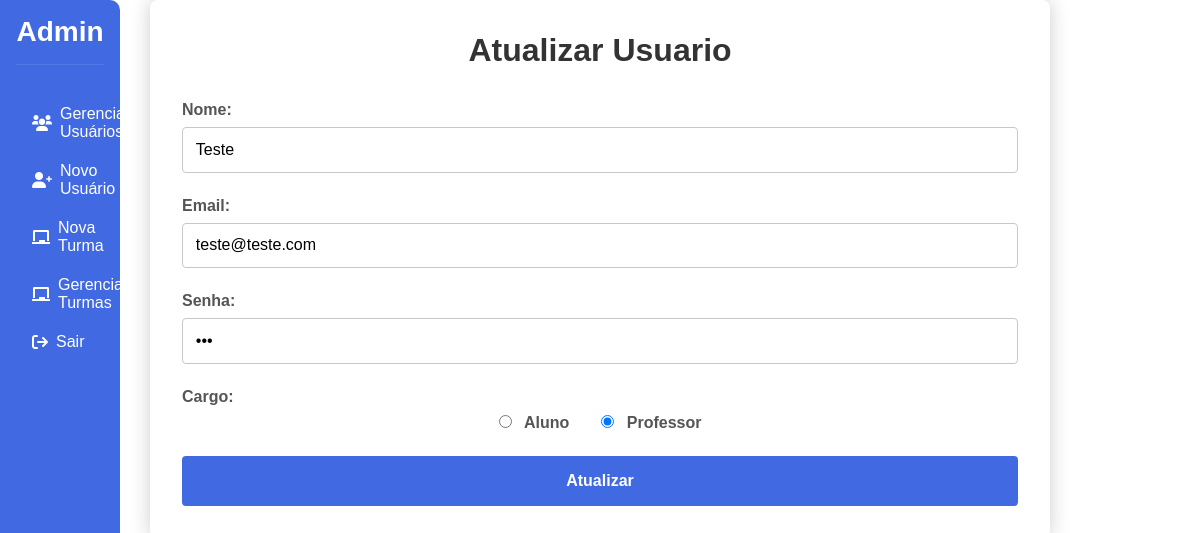
The app's page /admin/CRUD_usuarios/atualizar_usuario/teste@teste.com with its own data.
### app.py (models this page shows, shortened)
class User(db.Model):
    email = db.Column(db.String(150), unique=True, nullable=False, primary_key=True)
    nome = db.Column(db.String(150), nullable=False)
    cargo = db.Column(db.String(50), nullable=False)
    senha = db.Column(db.String(150), nullable=False)

### app.py (the view)
@app.route('/admin/CRUD_usuarios/atualizar_usuario/<email>', methods=['GET', 'POST'])
def atualizar_usuario(email):
    user = User.query.get_or_404(email)
    if request.method == 'POST':
        user.nome = request.form['nome']
        user.senha = request.form['senha']
        user.cargo = request.form['cargo']
        db.session.commit()
        return redirect(url_for('gerenciar_usuarios'))
    return render_template('admin/CRUD_usuarios/atualizar_usuario.html', user=user)

### templates/admin/CRUD_usuarios/atualizar_usuario.html (shortened to what this page needs)
<!DOCTYPE html>
<html lang="en">
<head>
    <link rel="stylesheet" href="{{ url_for('static', filename='css/CRUD_usuarios/atualizar_usuario.css') }}">
    <link rel="stylesheet" href="https://cdnjs.cloudflare.com/ajax/libs/font-awesome/6.0.0-beta3/css/all.min.css">
</head>
<body>
    <div class="navbar">
        <h2>Admin</h2>
        <ul>
            <li><a href="{{ url_for('gerenciar_usuarios') }}"><i class="fas fa-users"></i> Gerenciar Usuários</a></li>
            <li><a href="{{ url_for('criar_usuario') }}"><i class="fas fa-user-plus"></i> Novo Usuário</a></li>
            <li><a href="{{ url_for('criar_turma') }}"><i class="fas fa-chalkboard"></i> Nova Turma</a></li>
            <li><a href="{{ url_for('gerenciar_turmas') }}"><i class="fas fa-chalkboard"></i> Gerenciar Turmas</a></li>
            <li><a href="{{ url_for('logout') }}"><i class="fa-solid fa-arrow-right-from-bracket"></i> Sair</a></li>
        </ul>
    </div>
    <div class="container">
        <h1>Atualizar Usuario</h1>
        <form action="{{ url_for('atualizar_usuario', email=user.email) }}" method="POST">
            <div class="form-group">
                <label for="nome">Nome:</label>
                <input type="text" id="nome" name="nome" value="{{ user.nome }}" required>
            </div>
            <div class="form-group">
                <label for="email">Email:</label>
                <input type="email" id="email" name="email" value="{{ user.email }}" required readonly>
            </div>
            <div class="form-group">
                <label for="senha">Senha:</label>
                <input type="password" id="senha" name="senha" value="{{ user.senha }}" required>
            </div>
            <div class="form-group">
                <label>Cargo:</label>
                <div class="radio-group">
                    <div class="radio-option">
                        <input type="radio" id="Aluno" name="cargo" value="Aluno" {% if user.cargo == 'Aluno' %}checked{% endif %} required>
                        <label for="Aluno">Aluno</label>
                    </div>
                    <div class="radio-option">
                        <input type="radio" id="Professor" name="cargo" value="Professor" {% if user.cargo == 'Professor' %}checked{% endif %} required>
                        <label for="Professor">Professor</label>
                    </div>
                </div>
            </div>
            <button type="submit">Atualizar</button>
        </form>
    </div>
</body>
</html>

### static/css/CRUD_usuarios/atualizar_usuario.css (style rules this page uses)
* { margin: 0; padding: 0; box-sizing: border-box; font-family: 'Arial', sans-serif; }
body { display: flex; min-height: 100vh; overflow: hidden; }
.navbar { width: 10%; background-color: #4169E1; color: white; padding: 1rem; position: fixed; height: 100%; border-top-right-radius: 10px; border-bottom-right-radius: 10px; }
.navbar h2 { text-align: center; margin-bottom: 2rem; padding-bottom: 1rem; border-bottom: 1px solid rgba(255, 255, 255, 0.1); font-size: 28px; color: var(--white-color); min-width: 60px; text-align: center; }
.navbar ul { list-style: none; padding: 0; }
.navbar ul li { margin-bottom: 5px; }
.navbar ul li a { color: white; text-decoration: none; display: flex; align-items: center; padding: 0.5rem 1rem; transition: background-color 0.3s; border-radius: 10px; }
.navbar ul li a i { margin-right: 0.5rem; }
.container { margin-left: 250px; padding: 2rem; border-radius: 8px; box-shadow: 0 0 20px rgba(0, 0, 0, 0.2); width: 75%; margin: auto; margin-top: 0; }
h1 { color: #333; margin-bottom: 2rem; text-align: center; }
.form-group { margin-bottom: 1.5rem; }
label { display: block; margin-bottom: 0.5rem; color: #555; font-weight: bold; }
input[type="text"], input[type="email"], input[type="password"] { width: 100%; padding: 0.8rem; border: 1px solid #c7c7c7; border-radius: 4px; font-size: 1rem; transition: border-color 0.3s; }
.radio-group { margin-bottom: 1.5rem; display: flex; gap: 2rem; align-items: center; justify-content: center; }
.radio-group input[type="radio"] { margin-right: 0.5rem; }
.radio-group label { display: inline; cursor: pointer; }
button[type="submit"] { background-color: #4169E1; color: white; padding: 1rem 2rem; border: none; border-radius: 4px; cursor: pointer; width: 100%; font-size: 1rem; font-weight: bold; transition: background-color 0.3s; }

### records on screen
User: nome "Teste", email "teste@teste.com", cargo "☐ Aluno", cargo "☑ Professor"
